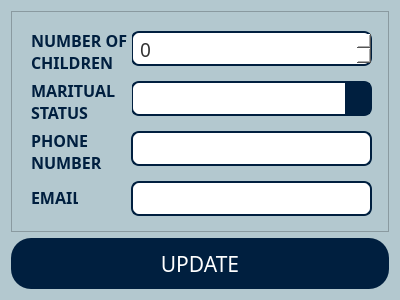
<?xml version="1.0" encoding="UTF-8"?>
<ui version="4.0">
 <class>Dialog</class>
 <widget class="QDialog" name="Dialog">
  <property name="geometry">
   <rect>
    <x>0</x>
    <y>0</y>
    <width>400</width>
    <height>300</height>
   </rect>
  </property>
  <property name="windowTitle">
   <string>Update Personal Information</string>
  </property>
  <property name="windowIcon">
   <iconset>
    <selectedon>:/img/src/image/edit_icon.png</selectedon>
   </iconset>
  </property>
  <property name="styleSheet">
   <string notr="true">background-color: rgb(179, 200, 207);</string>
  </property>
  <layout class="QGridLayout" name="gridLayout">
   <item row="0" column="0">
    <widget class="QFrame" name="frame">
     <property name="frameShape">
      <enum>QFrame::StyledPanel</enum>
     </property>
     <property name="frameShadow">
      <enum>QFrame::Raised</enum>
     </property>
     <widget class="QComboBox" name="maritual_status_comboBox">
      <property name="geometry">
       <rect>
        <x>120</x>
        <y>70</y>
        <width>241</width>
        <height>35</height>
       </rect>
      </property>
      <property name="font">
       <font>
        <family>Caros Light</family>
        <pointsize>14</pointsize>
       </font>
      </property>
      <property name="styleSheet">
       <string notr="true">QComboBox {
                background-color: rgb(255, 255, 255);
                border: 2px solid  rgb(0, 31, 63);
                border-radius: 8px;
                padding: 5px;
                font-size: 14pt;
                color: rgb(50, 50, 50);
            }
            QComboBox::drop-down {
                background-color: rgb(0, 31, 63);
                border: none;
                width: 25px;
            }
            QComboBox::down-arrow {
                image: url(:/img/src/image/chevron_down.png); 
                width: 12px;
                height: 12px;
            }</string>
      </property>
      <item>
       <property name="text">
        <string/>
       </property>
      </item>
      <item>
       <property name="text">
        <string>Single</string>
       </property>
      </item>
      <item>
       <property name="text">
        <string>Married</string>
       </property>
      </item>
     </widget>
     <widget class="QLineEdit" name="phone_number_lineEdit">
      <property name="geometry">
       <rect>
        <x>120</x>
        <y>120</y>
        <width>241</width>
        <height>35</height>
       </rect>
      </property>
      <property name="font">
       <font>
        <pointsize>10</pointsize>
       </font>
      </property>
      <property name="styleSheet">
       <string notr="true">QLineEdit {
	background-color: rgb(255, 255, 255);
    border: 2px solid  rgb(0, 31, 63);
    border-radius: 8px; 
    padding: 5px; 
	font-size: 10pt;
}</string>
      </property>
      <property name="maxLength">
       <number>100</number>
      </property>
     </widget>
     <widget class="QLineEdit" name="email_lineEdit">
      <property name="geometry">
       <rect>
        <x>120</x>
        <y>170</y>
        <width>241</width>
        <height>35</height>
       </rect>
      </property>
      <property name="font">
       <font>
        <pointsize>10</pointsize>
       </font>
      </property>
      <property name="styleSheet">
       <string notr="true">QLineEdit {
	background-color: rgb(255, 255, 255);
    border: 2px solid  rgb(0, 31, 63);
    border-radius: 8px; 
    padding: 5px; 
	font-size: 10pt;
}</string>
      </property>
      <property name="maxLength">
       <number>100</number>
      </property>
     </widget>
     <widget class="QSpinBox" name="number_of_children_spinBox">
      <property name="geometry">
       <rect>
        <x>120</x>
        <y>20</y>
        <width>241</width>
        <height>35</height>
       </rect>
      </property>
      <property name="font">
       <font>
        <family>Caros Light</family>
        <pointsize>14</pointsize>
       </font>
      </property>
      <property name="styleSheet">
       <string notr="true">QSpinBox {
    background-color: rgb(255, 255, 255);
    border: 2px solid rgb(0, 31, 63);
    border-radius: 8px;
    padding: 5px;
    font-size: 14pt;
    color: rgb(50, 50, 50);
}

QSpinBox::up-button {
    background-color: rgb(0, 31, 63);
	border-top-right-radius: 8px; 
    image: url(:/img/src/image/chevron_up.png)
}

QSpinBox::down-button {
    background-color: rgb(0, 31, 63);
	border-bottom-right-radius: 8px;
    image: url(:/img/src/image/chevron_down.png)
}</string>
      </property>
     </widget>
     <widget class="QLabel" name="label_11">
      <property name="geometry">
       <rect>
        <x>20</x>
        <y>180</y>
        <width>47</width>
        <height>13</height>
       </rect>
      </property>
      <property name="font">
       <font>
        <family>Caros Black</family>
        <pointsize>12</pointsize>
        <weight>75</weight>
        <bold>true</bold>
       </font>
      </property>
      <property name="styleSheet">
       <string notr="true">color:  rgb(0, 31, 63);</string>
      </property>
      <property name="text">
       <string>EMAIL</string>
      </property>
     </widget>
     <widget class="QLabel" name="label_10">
      <property name="geometry">
       <rect>
        <x>20</x>
        <y>120</y>
        <width>91</width>
        <height>41</height>
       </rect>
      </property>
      <property name="font">
       <font>
        <family>Caros Black</family>
        <pointsize>12</pointsize>
        <weight>75</weight>
        <bold>true</bold>
       </font>
      </property>
      <property name="styleSheet">
       <string notr="true">color:  rgb(0, 31, 63);</string>
      </property>
      <property name="text">
       <string>PHONE NUMBER</string>
      </property>
      <property name="wordWrap">
       <bool>true</bool>
      </property>
     </widget>
     <widget class="QLabel" name="label_12">
      <property name="geometry">
       <rect>
        <x>20</x>
        <y>70</y>
        <width>101</width>
        <height>41</height>
       </rect>
      </property>
      <property name="font">
       <font>
        <family>Caros Black</family>
        <pointsize>12</pointsize>
        <weight>75</weight>
        <bold>true</bold>
       </font>
      </property>
      <property name="styleSheet">
       <string notr="true">color:  rgb(0, 31, 63);</string>
      </property>
      <property name="text">
       <string>MARITUAL STATUS</string>
      </property>
      <property name="wordWrap">
       <bool>true</bool>
      </property>
     </widget>
     <widget class="QLabel" name="label_13">
      <property name="geometry">
       <rect>
        <x>20</x>
        <y>20</y>
        <width>101</width>
        <height>41</height>
       </rect>
      </property>
      <property name="font">
       <font>
        <family>Caros Black</family>
        <pointsize>12</pointsize>
        <weight>75</weight>
        <bold>true</bold>
       </font>
      </property>
      <property name="styleSheet">
       <string notr="true">color:  rgb(0, 31, 63);</string>
      </property>
      <property name="text">
       <string>NUMBER OF CHILDREN</string>
      </property>
      <property name="wordWrap">
       <bool>true</bool>
      </property>
     </widget>
    </widget>
   </item>
   <item row="1" column="0">
    <widget class="QPushButton" name="updte_pushButton">
     <property name="minimumSize">
      <size>
       <width>0</width>
       <height>51</height>
      </size>
     </property>
     <property name="maximumSize">
      <size>
       <width>16777215</width>
       <height>51</height>
      </size>
     </property>
     <property name="font">
      <font>
       <family>Caros Black</family>
       <pointsize>16</pointsize>
      </font>
     </property>
     <property name="styleSheet">
      <string notr="true">QPushButton{
background-color: rgb(0, 31, 63);
border-radius: 20px;
color: rgb(255, 255, 255);
}

QPushButton:hover{
background-color: rgb(58, 109, 140);
}</string>
     </property>
     <property name="text">
      <string>UPDATE</string>
     </property>
    </widget>
   </item>
  </layout>
 </widget>
 <resources>
  <include location="rec.qrc"/>
 </resources>
 <connections/>
</ui>
